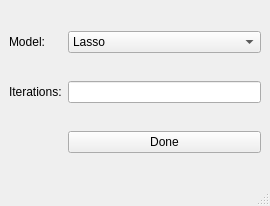
<?xml version="1.0" encoding="UTF-8"?>
<ui version="4.0">
 <class>MainWindow</class>
 <widget class="QMainWindow" name="MainWindow">
  <property name="geometry">
   <rect>
    <x>0</x>
    <y>0</y>
    <width>270</width>
    <height>206</height>
   </rect>
  </property>
  <property name="focusPolicy">
   <enum>Qt::NoFocus</enum>
  </property>
  <property name="windowTitle">
   <string>MainWindow</string>
  </property>
  <widget class="QWidget" name="centralwidget">
   <layout class="QGridLayout" name="gridLayout">
    <item row="0" column="0">
     <widget class="QLabel" name="label">
      <property name="text">
       <string>Model:</string>
      </property>
     </widget>
    </item>
    <item row="0" column="1">
     <widget class="QComboBox" name="comboBox">
      <item>
       <property name="text">
        <string>Lasso</string>
       </property>
      </item>
      <item>
       <property name="text">
        <string>Test</string>
       </property>
      </item>
      <item>
       <property name="text">
        <string/>
       </property>
      </item>
     </widget>
    </item>
    <item row="1" column="0">
     <widget class="QLabel" name="label_2">
      <property name="text">
       <string>Iterations:</string>
      </property>
     </widget>
    </item>
    <item row="1" column="1">
     <widget class="QLineEdit" name="lineEdit">
      <property name="inputMethodHints">
       <set>Qt::ImhPreferNumbers</set>
      </property>
     </widget>
    </item>
    <item row="2" column="1">
     <widget class="QPushButton" name="pushButton">
      <property name="text">
       <string>Done</string>
      </property>
      <property name="default">
       <bool>false</bool>
      </property>
     </widget>
    </item>
   </layout>
  </widget>
  <widget class="QMenuBar" name="menubar">
   <property name="geometry">
    <rect>
     <x>0</x>
     <y>0</y>
     <width>270</width>
     <height>26</height>
    </rect>
   </property>
  </widget>
  <widget class="QStatusBar" name="statusbar"/>
 </widget>
 <resources/>
 <connections/>
</ui>
